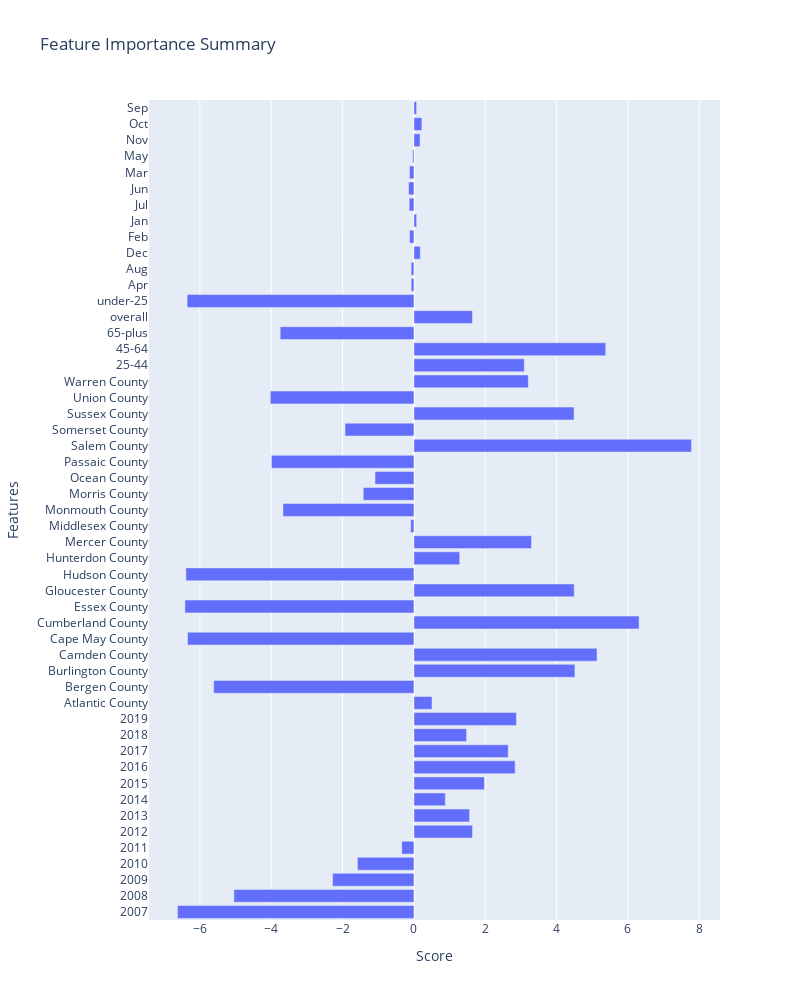

Notebook cell for this chart:
### Code cell
# categorical columns ml feature importance

labels = labels.apply(pd.to_numeric)

X_train, X_test, y_train, y_test = train_test_split(categorical_ml, labels.values.ravel(),test_size=0.25,random_state=0)
categorical_ml_log = LogisticRegression(random_state=0,class_weight='balanced')
categorical_ml_log.fit(X_train,y_train)
y_pred = categorical_ml_log.predict(X_test)
print('Classification Report:\n',classification_report(y_test, y_pred))
importance = categorical_ml_log.coef_.flatten()
df = pd.DataFrame(importance,categorical_ml.columns)

# plotting
fig = px.bar(data_frame=importance, y=categorical_ml.columns, x=importance, orientation='h', width=800, height=1000,\
    title='Feature Importance Summary')
fig.update_layout(xaxis_title="Score",yaxis_title="Features",)
fig.show()

### Figure 1 — Plotly figure (JSON) as saved in the notebook; plotly's stock layout.template omitted (floating-point values rounded to 4 significant figures)
{"data": [{"alignmentgroup": "True", "hovertemplate": "x=%{x}<br>y=%{y}<extra></extra>", "legendgroup": "", "marker": {"color": "#636efa", "pattern": {"shape": ""}}, "name": "", "offsetgroup": "", "orientation": "h", "showlegend": false, "textposition": "auto", "type": "bar", "x": [-6.627, -5.047, -2.281, -1.585, -0.3415, 1.642, 1.559, 0.8793, 1.975, 2.836, 2.642, 1.476, 2.873, 0.5065, -5.614, 4.513, 5.132, -6.347, 6.311, -6.421, 4.493, -6.393, 1.283, 3.295, -0.09122, -3.672, -1.421, -1.091, -3.995, 7.779, -1.932, 4.488, -4.026, 3.206, 3.094, 5.376, -3.75, 1.64, -6.359, -0.07744, -0.07835, 0.1785, -0.1202, 0.07538, -0.1342, -0.1506, -0.1239, -0.03557, 0.1708, 0.223, 0.07346], "xaxis": "x", "y": ["2007", "2008", "2009", "2010", "2011", "2012", "2013", "2014", "2015", "2016", "2017", "2018", "2019", "Atlantic County", "Bergen County", "Burlington County", "Camden County", "Cape May County", "Cumberland County", "Essex County", "Gloucester County", "Hudson County", "Hunterdon County", "Mercer County", "Middlesex County", "Monmouth County", "Morris County", "Ocean County", "Passaic County", "Salem County", "Somerset County", "Sussex County", "Union County", "Warren County", "25-44", "45-64", "65-plus", "overall", "under-25", "Apr", "Aug", "Dec", "Feb", "Jan", "Jul", "Jun", "Mar", "May", "Nov", "Oct", "Sep"], "yaxis": "y"}], "layout": {"barmode": "relative", "height": 1000, "legend": {"tracegroupgap": 0}, "title": {"text": "Feature Importance Summary"}, "width": 800, "xaxis": {"anchor": "y", "domain": [0, 1], "title": {"text": "Score"}}, "yaxis": {"anchor": "x", "domain": [0, 1], "title": {"text": "Features"}}}}
